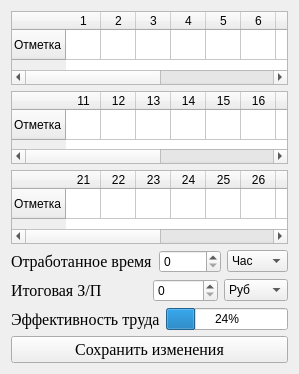
                    <widget class="QWidget" name="page_14">
                     <property name="geometry">
                      <rect>
                       <x>0</x>
                       <y>0</y>
                       <width>299</width>
                       <height>374</height>
                      </rect>
                     </property>
                     <attribute name="label">
                      <string>Учет труда</string>
                     </attribute>
                     <layout class="QGridLayout" name="gridLayout_20">
                      <item row="5" column="0">
                       <widget class="QPushButton" name="pushButton_17">
                        <property name="font">
                         <font>
                          <family>Georgia</family>
                          <pointsize>12</pointsize>
                         </font>
                        </property>
                        <property name="text">
                         <string>Сохранить изменения</string>
                        </property>
                       </widget>
                      </item>
                      <item row="3" column="0">
                       <spacer name="verticalSpacer_15">
                        <property name="orientation">
                         <enum>Qt::Vertical</enum>
                        </property>
                        <property name="sizeHint" stdset="0">
                         <size>
                          <width>20</width>
                          <height>40</height>
                         </size>
                        </property>
                       </spacer>
                      </item>
                      <item row="1" column="0">
                       <layout class="QVBoxLayout" name="verticalLayout_38">
                        <item>
                         <layout class="QHBoxLayout" name="horizontalLayout_32">
                          <item>
                           <widget class="QLabel" name="label_41">
                            <property name="font">
                             <font>
                              <family>Georgia</family>
                              <pointsize>12</pointsize>
                             </font>
                            </property>
                            <property name="text">
                             <string>Отработанное время</string>
                            </property>
                           </widget>
                          </item>
                          <item>
                           <layout class="QHBoxLayout" name="horizontalLayout_33">
                            <item>
                             <widget class="QSpinBox" name="spinBox_9"/>
                            </item>
                            <item>
                             <widget class="QComboBox" name="comboBox_12">
                              <item>
                               <property name="text">
                                <string>Час</string>
                               </property>
                              </item>
                              <item>
                               <property name="text">
                                <string>День</string>
                               </property>
                              </item>
                             </widget>
                            </item>
                           </layout>
                          </item>
                         </layout>
                        </item>
                        <item>
                         <layout class="QHBoxLayout" name="horizontalLayout_34">
                          <item>
                           <widget class="QLabel" name="label_42">
                            <property name="font">
                             <font>
                              <family>Georgia</family>
                              <pointsize>12</pointsize>
                             </font>
                            </property>
                            <property name="text">
                             <string>Итоговая З/П</string>
                            </property>
                           </widget>
                          </item>
                          <item>
                           <layout class="QHBoxLayout" name="horizontalLayout_35">
                            <item>
                             <widget class="QSpinBox" name="spinBox_10"/>
                            </item>
                            <item>
                             <widget class="QComboBox" name="comboBox_13">
                              <item>
                               <property name="text">
                                <string>Руб</string>
                               </property>
                              </item>
                              <item>
                               <property name="text">
                                <string>Дол</string>
                               </property>
                              </item>
                             </widget>
                            </item>
                           </layout>
                          </item>
                         </layout>
                        </item>
                        <item>
                         <layout class="QHBoxLayout" name="horizontalLayout_36">
                          <item>
                           <widget class="QLabel" name="label_43">
                            <property name="font">
                             <font>
                              <family>Georgia</family>
                              <pointsize>12</pointsize>
                             </font>
                            </property>
                            <property name="text">
                             <string>Эффективность труда</string>
                            </property>
                           </widget>
                          </item>
                          <item>
                           <widget class="QProgressBar" name="progressBar_4">
                            <property name="value">
                             <number>24</number>
                            </property>
                           </widget>
                          </item>
                         </layout>
                        </item>
                       </layout>
                      </item>
                      <item row="0" column="0">
                       <layout class="QVBoxLayout" name="verticalLayout_39">
                        <item>
                         <widget class="QTableWidget" name="tableWidget_10">
                          <attribute name="horizontalHeaderDefaultSectionSize">
                           <number>35</number>
                          </attribute>
                          <row>
                           <property name="text">
                            <string>Отметка</string>
                           </property>
                          </row>
                          <column>
                           <property name="text">
                            <string>1</string>
                           </property>
                          </column>
                          <column>
                           <property name="text">
                            <string>2</string>
                           </property>
                          </column>
                          <column>
                           <property name="text">
                            <string>3</string>
                           </property>
                          </column>
                          <column>
                           <property name="text">
                            <string>4</string>
                           </property>
                          </column>
                          <column>
                           <property name="text">
                            <string>5</string>
                           </property>
                          </column>
                          <column>
                           <property name="text">
                            <string>6</string>
                           </property>
                          </column>
                          <column>
                           <property name="text">
                            <string>7</string>
                           </property>
                          </column>
                          <column>
                           <property name="text">
                            <string>8</string>
                           </property>
                          </column>
                          <column>
                           <property name="text">
                            <string>9</string>
                           </property>
                          </column>
                          <column>
                           <property name="text">
                            <string>10</string>
                           </property>
                          </column>
                          <column>
                           <property name="text">
                            <string>Х</string>
                           </property>
                          </column>
                         </widget>
                        </item>
                        <item>
                         <widget class="QTableWidget" name="tableWidget_11">
                          <attribute name="horizontalHeaderDefaultSectionSize">
                           <number>35</number>
                          </attribute>
                          <row>
                           <property name="text">
                            <string>Отметка</string>
                           </property>
                          </row>
                          <column>
                           <property name="text">
                            <string>11</string>
                           </property>
                          </column>
                          <column>
                           <property name="text">
                            <string>12</string>
                           </property>
                          </column>
                          <column>
                           <property name="text">
                            <string>13</string>
                           </property>
                          </column>
                          <column>
                           <property name="text">
                            <string>14</string>
                           </property>
                          </column>
                          <column>
                           <property name="text">
                            <string>15</string>
                           </property>
                          </column>
                          <column>
                           <property name="text">
                            <string>16</string>
                           </property>
                          </column>
                          <column>
                           <property name="text">
                            <string>17</string>
                           </property>
                          </column>
                          <column>
                           <property name="text">
                            <string>18</string>
                           </property>
                          </column>
                          <column>
                           <property name="text">
                            <string>19</string>
                           </property>
                          </column>
                          <column>
                           <property name="text">
                            <string>20</string>
                           </property>
                          </column>
                          <column>
                           <property name="text">
                            <string>Х</string>
                           </property>
                          </column>
                         </widget>
                        </item>
                        <item>
                         <widget class="QTableWidget" name="tableWidget_12">
                          <attribute name="horizontalHeaderDefaultSectionSize">
                           <number>35</number>
                          </attribute>
                          <row>
                           <property name="text">
                            <string>Отметка</string>
                           </property>
                          </row>
                          <column>
                           <property name="text">
                            <string>21</string>
                           </property>
                          </column>
                          <column>
                           <property name="text">
                            <string>22</string>
                           </property>
                          </column>
                          <column>
                           <property name="text">
                            <string>23</string>
                           </property>
                          </column>
                          <column>
                           <property name="text">
                            <string>24</string>
                           </property>
                          </column>
                          <column>
                           <property name="text">
                            <string>25</string>
                           </property>
                          </column>
                          <column>
                           <property name="text">
                            <string>26</string>
                           </property>
                          </column>
                          <column>
                           <property name="text">
                            <string>27</string>
                           </property>
                          </column>
                          <column>
                           <property name="text">
                            <string>28</string>
                           </property>
                          </column>
                          <column>
                           <property name="text">
                            <string>29</string>
                           </property>
                          </column>
                          <column>
                           <property name="text">
                            <string>30</string>
                           </property>
                          </column>
                          <column>
                           <property name="text">
                            <string>31</string>
                           </property>
                          </column>
                         </widget>
                        </item>
                       </layout>
                      </item>
                     </layout>
                    </widget>
